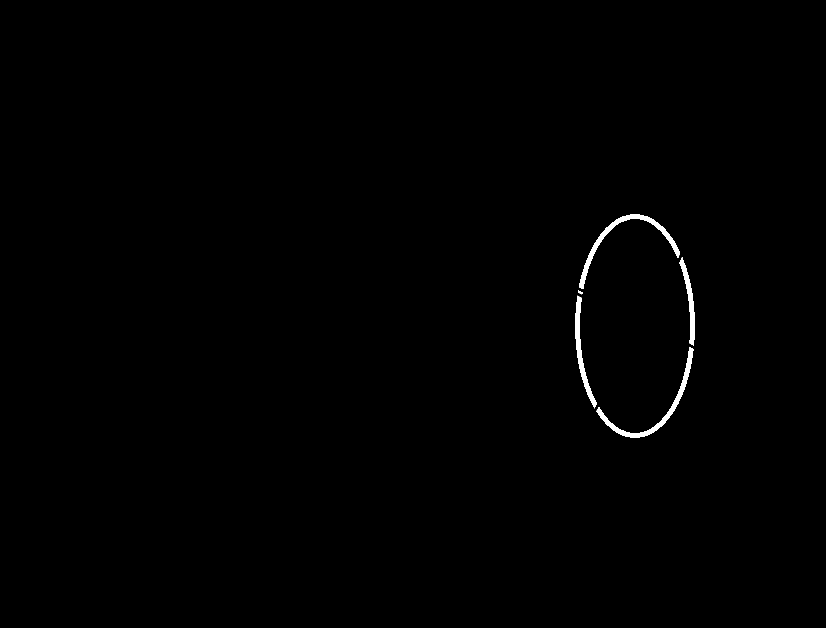
#> input picture my_folder/bad1.png, 826 x 628 px; its folder holds only this picture in this run
$ python inspect.py
#> lines starting #> are read from the running program, lines starting #| are printed output that depends on the picture; after the words box and inside, x2 and y2 are one past the last pixel; in counts of white or black regions, pixels touching at a corner belong together; long printed decimals are rounded
import cv2
import os

files = os.listdir("my_folder");
correct = 0;
total = 0;
os.makedirs("output", exist_ok=True)
for filename in files:
    full_path = os.path.join("my_folder", filename);
    img = cv2.imread(full_path);
#> img is the input picture: shape (628, 826, 3); min 0, max 255, mean 1.3

    print("Processing:", filename);

    gray = cv2.cvtColor(img, cv2.COLOR_BGR2GRAY);
    blur = cv2.GaussianBlur(gray, (5, 5), 0);
    ret, thresh = cv2.threshold(blur, 127, 255, cv2.THRESH_BINARY);
#> thresh: shape (628, 826); 0.5% white; 5 white regions (1 under 20 px)
    contours, hierarchy = cv2.findContours(thresh, cv2.RETR_EXTERNAL, cv2.CHAIN_APPROX_SIMPLE);
#> contours = 5 contours, 1 with area under 20; largest, box (x1, y1, x2, y2) and area: (597, 347, 694, 438) 651, (579, 214, 680, 289) 646, (575, 296, 597, 407) 447, (679, 258, 695, 345) 344
    hull = cv2.convexHull(contours[0], returnPoints=False);
#> hull = 34 values, max 161 at index 0, min 0 at index 33, mean 112.7
    defects = cv2.convexityDefects(contours[0], hull);
#> defects = 27 rows, first 6: [161, 0, 162, 114], [0, 78, 49, 11837], [80, 82, 81, 114], [82, 84, 83, 142], [84, 86, 85, 164], [87, 89, 88, 164]

    THRESHOLD_MAX = 1.99;
    worst_distance = 0;
    worst_point = None
    for i in range(len(defects)):
        start_idx, end_idx, far_idx, raw_distance = defects[i][0]
        actual_distance = raw_distance / 256.0
        if actual_distance > THRESHOLD_MAX:
            if actual_distance > worst_distance:
                worst_distance = actual_distance
                worst_point = contours[0][far_idx][0]
#> this loop made 27 passes
#> (start_idx, end_idx, far_idx, raw_distance, actual_distance, worst_distance, worst_point) on pass 2: (0, 78, 49, 11837, 46.24, 46.24, [650, 429])
#> (start_idx, end_idx, far_idx, raw_distance, actual_distance) on passes 1, 3, 4, 5, 6, 7: (161, 0, 162, 114, 0.445), (80, 82, 81, 114, 0.445), (82, 84, 83, 142, 0.555), (84, 86, 85, 164, 0.641), (87, 89, 88, 164, 0.641), (89, 91, 90, 142, 0.555)
#> after the loop, worst_distance = 46.24

    if worst_distance > 0:
        prediction = "bad"
        top_left = (worst_point[0] - 10, worst_point[1] - 10)
#> top_left = (640, 419)
        bottom_right = (worst_point[0] + 10, worst_point[1] + 10)
#> bottom_right = (660, 439)
        cv2.rectangle(img, top_left, bottom_right, (0, 0, 255), 2)
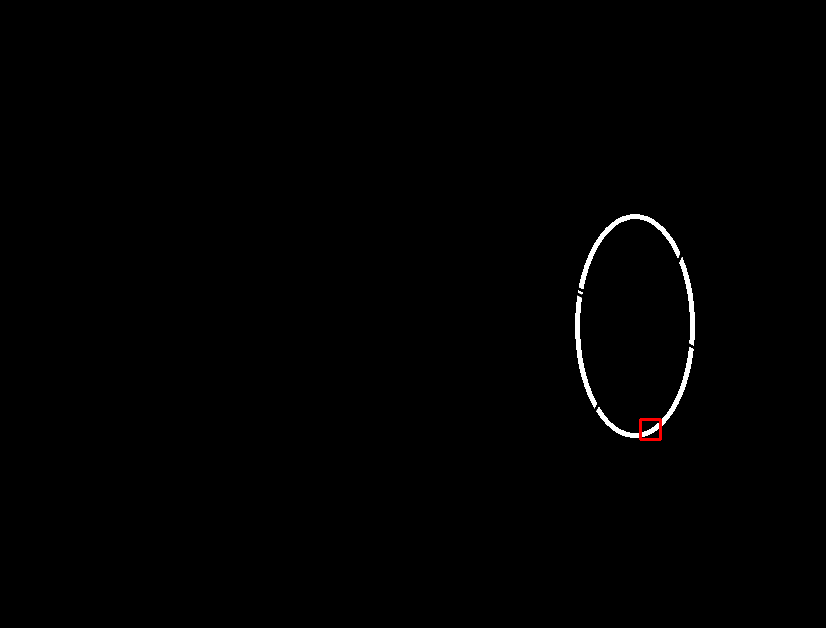
#> img: shape (628, 826, 3); 0.05% of pixels changed, all inside (x1, y1, x2, y2) = (639, 418, 662, 441)
    else:
        prediction = "good"
    output_path = os.path.join("output", filename)
    cv2.imwrite(output_path, img)
    print(filename, "-> prediction:", prediction)
    print(filename, "-> worst_distance:", worst_distance, "-> prediction:", prediction)
#| bad1.png -> worst_distance: 46.238 -> prediction: bad
    if "bad" in filename:
        truth = "bad"
    else:
        truth = "good"
    total = total + 1
    if truth == prediction:
        correct =correct+1
print(correct, "out of", total, "correct");

$ run again, on my_folder/bad5.png
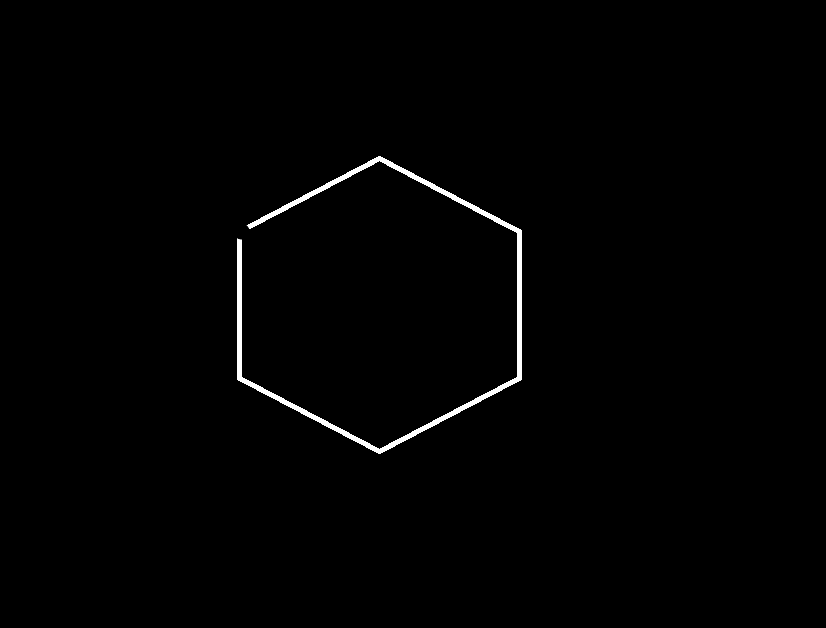
#> input picture my_folder/bad5.png, 826 x 628 px
#> img is the input picture: shape (628, 826, 3); min 0, max 255, mean 2.2
#> thresh: shape (628, 826); 0.88% white; 1 white region
#> contours = 1 contour; box (x1, y1, x2, y2) and area: (237, 156, 522, 454) 3700
#> hull = 23 values, max 1049 at index 0, min 0 at index 22, mean 660.1
#> defects = 16 rows, first 6: [0, 10, 1, 114], [10, 72, 51, 223], [72, 112, 73, 216], [112, 124, 113, 208], [124, 641, 379, 78543], [643, 661, 660, 215]
#> the loop `for i in range(len(defects)):` made 16 passes
#> (start_idx, end_idx, far_idx, raw_distance, actual_distance, worst_distance, worst_point) on pass 5: (124, 641, 379, 78543, 306.8, 306.8, [517, 376])
#> after the loop `for i in range(len(defects)):`: worst_distance = 306.8
#> top_left = (507, 366)
#> bottom_right = (527, 386)
#> `cv2.rectangle(img, top_left, bottom_right, (0, 0, 255), 2)`:
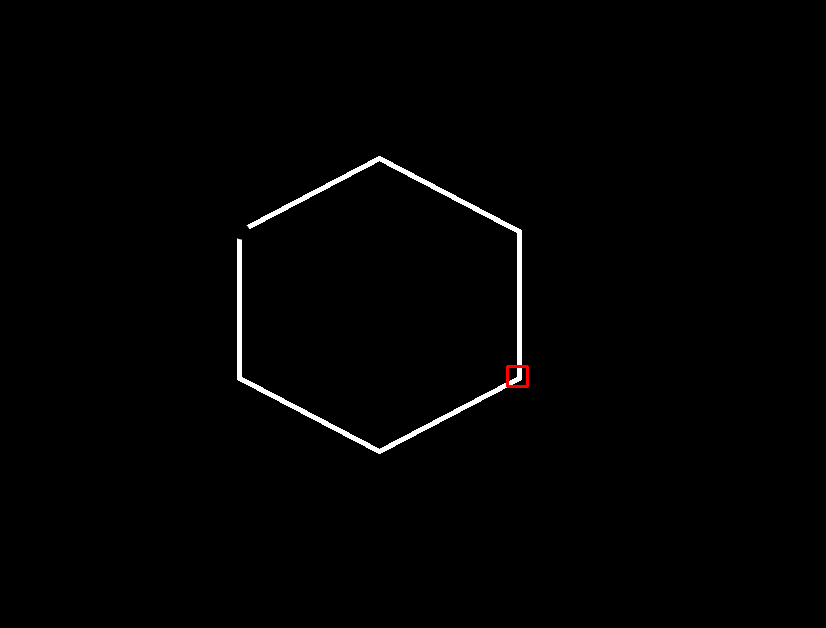
#> img: shape (628, 826, 3); 0.05% of pixels changed, all inside (x1, y1, x2, y2) = (506, 365, 529, 388)
#| bad5.png -> worst_distance: 306.809 -> prediction: bad

$ run again, on my_folder/bad6.png
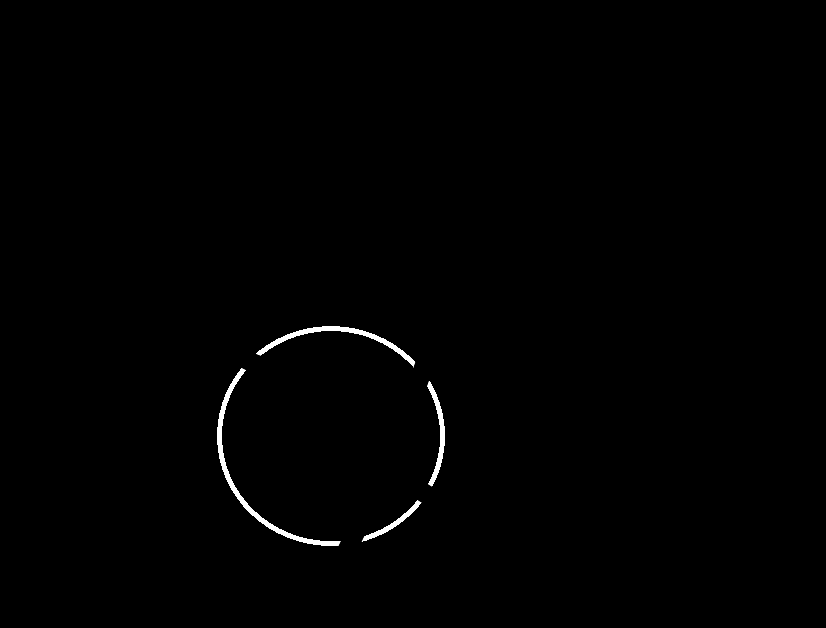
#> input picture my_folder/bad6.png, 826 x 628 px
#> img is the input picture: shape (628, 826, 3); min 0, max 255, mean 1.5
#> thresh: shape (628, 826); 0.57% white; 4 white regions
#> contours = 4 contours; box (x1, y1, x2, y2) and area: (217, 368, 340, 546) 1020, (257, 326, 415, 366) 696, (427, 382, 445, 486) 422, (363, 501, 421, 541) 280
#> hull = [71, 70, 69, 67, 66, 64, 62, 58, 54, 48, 42, 36, 35, 34, 32, 0]
#> defects = [[0, 32, 7, 1246], [32, 34, 33, 114], [36, 42, 39, 210], [42, 48, 47, 202], [48, 54, 49, 114], [54, 58, 55, 176], [58, 62, 59, 142], [62, 64, 63, 154], [64, 66, 65, 164], [67, 69, 68, 142]]
#> the loop `for i in range(len(defects)):` made 10 passes
#> (start_idx, end_idx, far_idx, raw_distance, actual_distance, worst_distance, worst_point) on pass 1: (0, 32, 7, 1246, 4.87, 4.87, [395, 521])
#> after the loop `for i in range(len(defects)):`: worst_distance = 4.87
#> top_left = (385, 511)
#> bottom_right = (405, 531)
#> `cv2.rectangle(img, top_left, bottom_right, (0, 0, 255), 2)`:
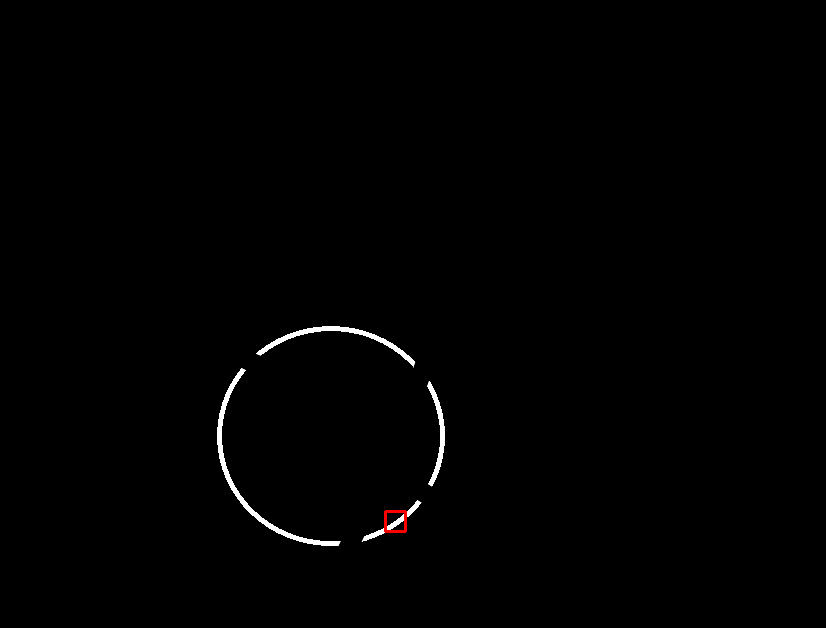
#> img: shape (628, 826, 3); 0.05% of pixels changed, all inside (x1, y1, x2, y2) = (384, 510, 407, 533)
#| bad6.png -> worst_distance: 4.867 -> prediction: bad

$ run again, on my_folder/bad10.png
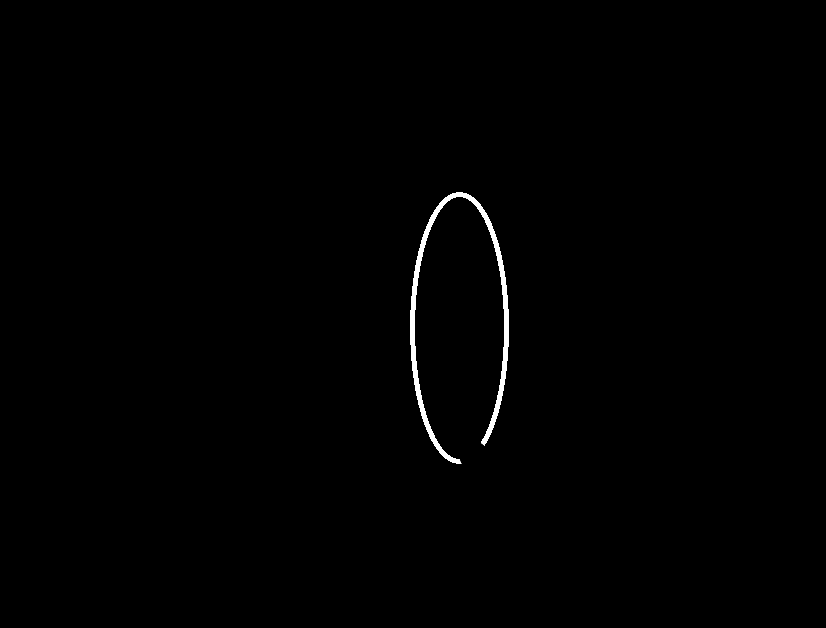
#> input picture my_folder/bad10.png, 826 x 628 px
#> img is the input picture: shape (628, 826, 3); min 0, max 255, mean 1.4
#> thresh: shape (628, 826); 0.55% white; 1 white region
#> contours = 1 contour; box (x1, y1, x2, y2) and area: (410, 192, 509, 464) 2316
#> hull = 66 values, max 444 at index 0, min 0 at index 65, mean 191.8
#> defects = 58 rows, first 6: [0, 2, 1, 186], [2, 6, 3, 114], [6, 8, 7, 142], [9, 11, 10, 154], [11, 13, 12, 142], [13, 17, 16, 176]
#> the loop `for i in range(len(defects)):` made 58 passes
#> (start_idx, end_idx, far_idx, raw_distance, actual_distance, worst_distance, worst_point) on pass 36: (120, 339, 230, 54695, 213.7, 213.7, [448, 200])
#> after the loop `for i in range(len(defects)):`: worst_distance = 213.7
#> top_left = (438, 190)
#> bottom_right = (458, 210)
#> `cv2.rectangle(img, top_left, bottom_right, (0, 0, 255), 2)`:
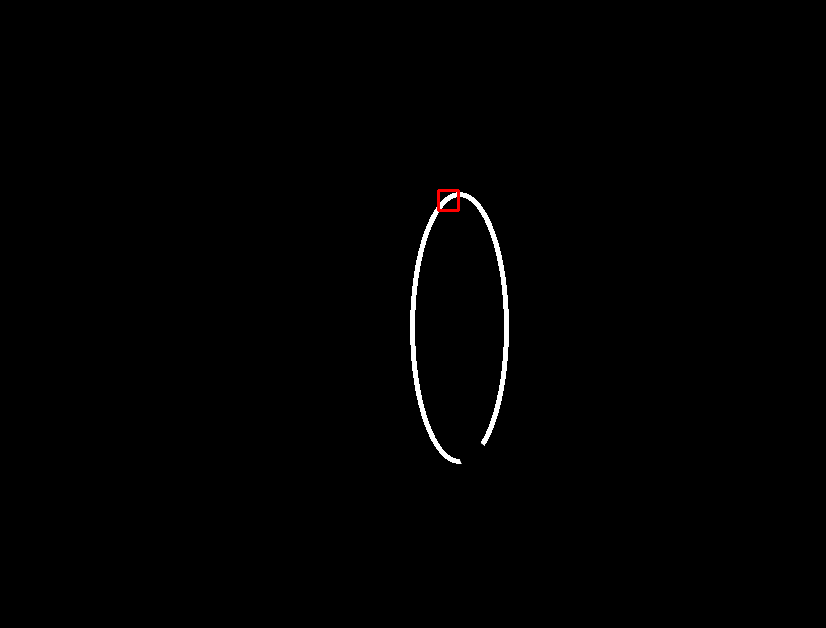
#> img: shape (628, 826, 3); 0.05% of pixels changed, all inside (x1, y1, x2, y2) = (437, 189, 460, 212)
#| bad10.png -> worst_distance: 213.652 -> prediction: bad
